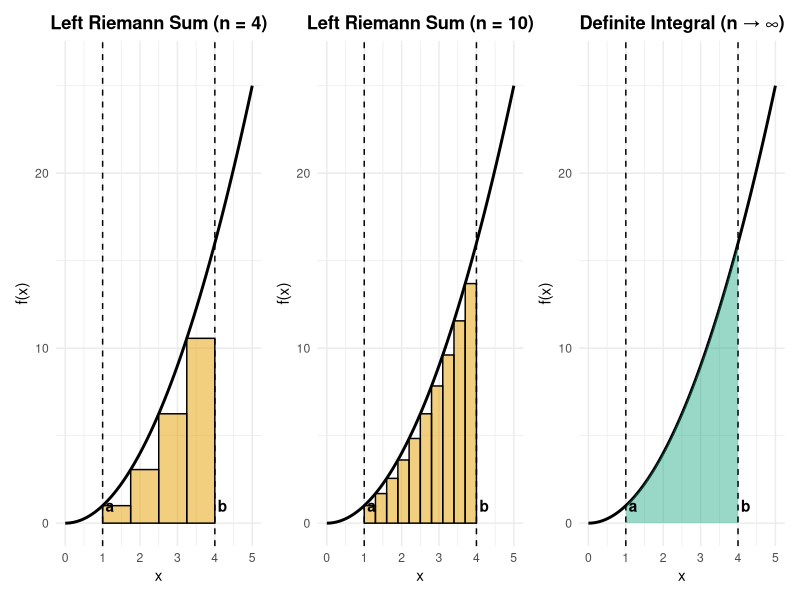
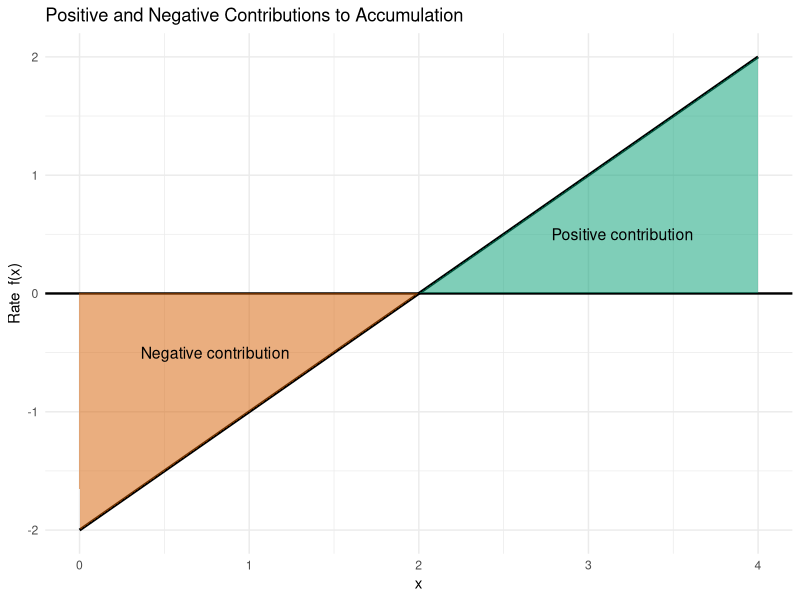
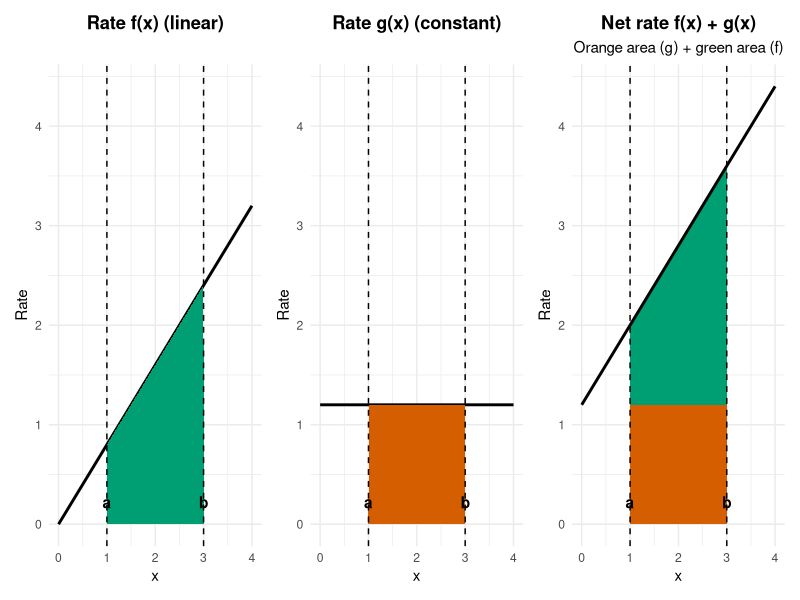
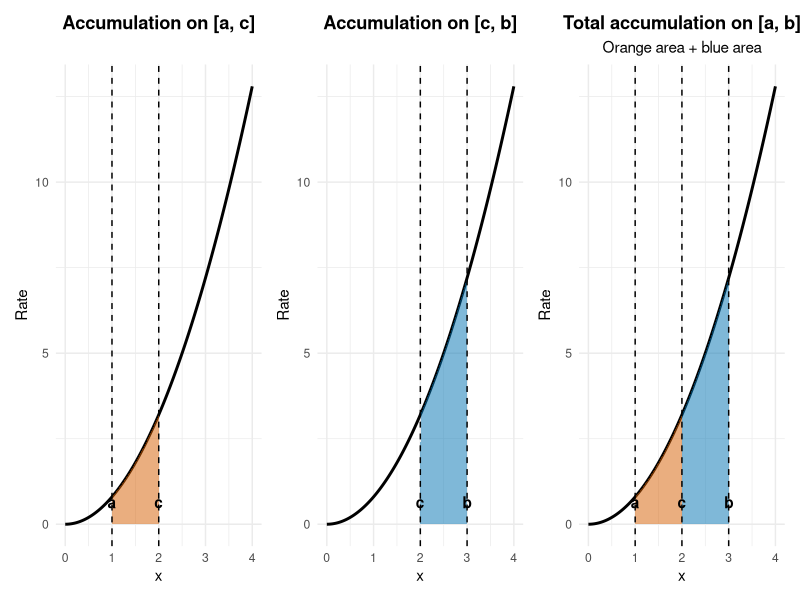
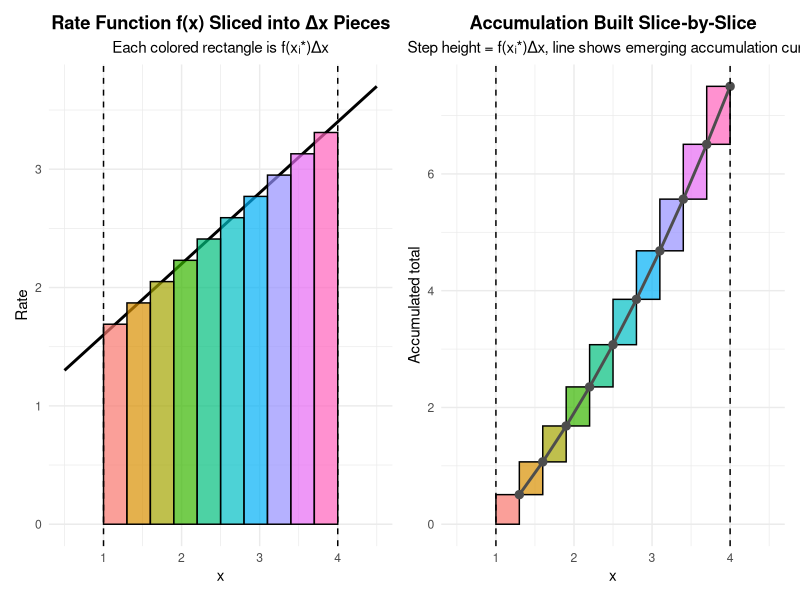
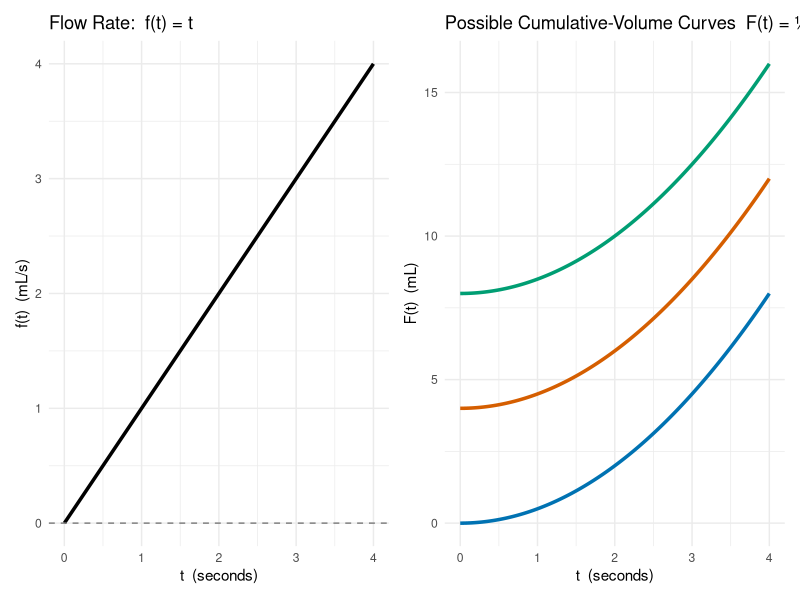
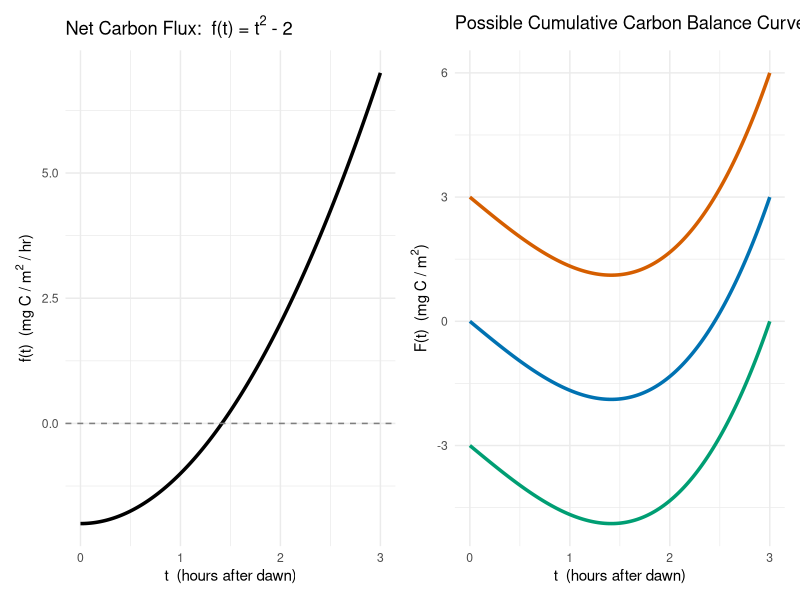
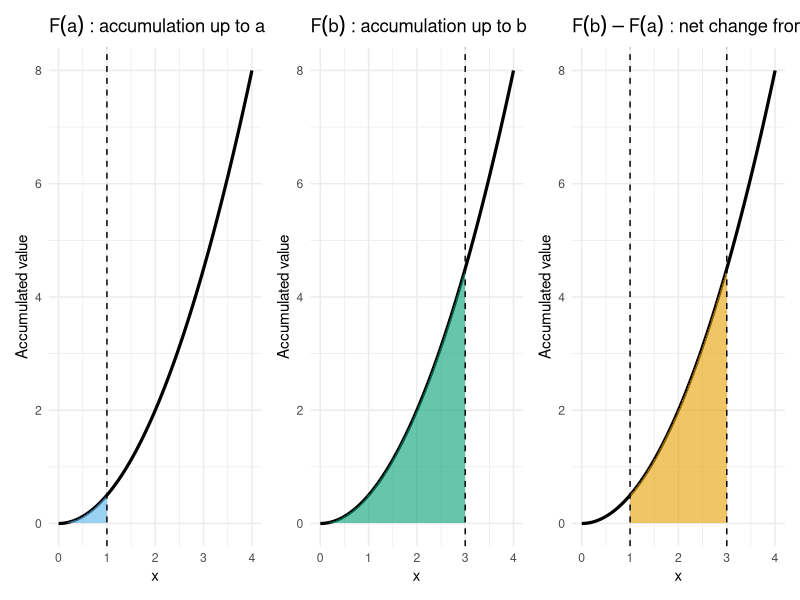

R code for these plots, in order:
## ---- chunk 1

library(ggplot2)
library(patchwork)

# Define the function
f <- function(x) x^2

# Accumulation interval
a <- 1
b <- 4

# Full plotting domain
x_plot <- seq(0, 5, length.out = 500)
curve_df <- data.frame(x = x_plot, y = f(x_plot))

# Helper function for left Riemann sum plots
make_left_plot <- function(n, title_text) {
  
  dx <- (b - a) / n
  x_left <- seq(a, b - dx, by = dx)
  
  rects <- data.frame(
    x0 = x_left,
    x1 = x_left + dx,
    height = f(x_left)
  )
  
  ggplot(curve_df, aes(x = x, y = y)) +
    geom_line(linewidth = 1) +
    geom_rect(
      data = rects,
      aes(xmin = x0, xmax = x1, ymin = 0, ymax = height),
      inherit.aes = FALSE,
      fill = "#E69F00",
      alpha = 0.5,
      color = "black"
    ) +
    geom_vline(xintercept = c(a, b), linetype = "dashed") +
    annotate("text", x = a+0.2, y = 1, label = "a", fontface = "bold") +
    annotate("text", x = b+0.2, y = 1, label = "b", fontface = "bold") +
    labs(
      title = title_text,
      x = "x",
      y = "f(x)"
    ) +
    coord_cartesian(xlim = c(0, 5),
                    ylim = c(0, max(curve_df$y) * 1.05)) +
    theme_minimal() +
    theme(
      plot.title = element_text(face = "bold", hjust = 0.5)
    )
}

# Panel 1: n = 4
p1 <- make_left_plot(4, "Left Riemann Sum (n = 4)")

# Panel 2: n = 10
p2 <- make_left_plot(10, "Left Riemann Sum (n = 10)")

# Panel 3: Definite integral (shade ONLY between a and b)
p3 <- ggplot(curve_df, aes(x = x, y = y)) +
  geom_line(linewidth = 1) +
  geom_area(
    data = subset(curve_df, x >= a & x <= b),
    aes(x = x, y = y),
    fill = "#009E73",
    alpha = 0.4
  ) +
  geom_vline(xintercept = c(a, b), linetype = "dashed") +
  annotate("text", x = a+.2, y = 1, label = "a", fontface = "bold") +
  annotate("text", x = b+.2, y = 1, label = "b", fontface = "bold") +
  labs(
    title = "Definite Integral (n → ∞)",
    x = "x",
    y = "f(x)"
  ) +
  coord_cartesian(xlim = c(0, 5),
                  ylim = c(0, max(curve_df$y) * 1.05)) +
  theme_minimal() +
  theme(
    plot.title = element_text(face = "bold", hjust = 0.5)
  )

# Combine panels
p1 | p2 | p3

## ---- chunk 2

library(ggplot2)

# Function
f_fun <- function(x) x - 2

# Interval
a <- 0
b <- 4

# Curve
x_vals <- seq(a, b, length.out = 400)
df <- data.frame(x = x_vals, y = f_fun(x_vals))

# Positive and negative regions
df_pos <- subset(df, y >= 0)
df_neg <- subset(df, y < 0)

ggplot(df, aes(x = x, y = y)) +
  geom_hline(yintercept = 0, linewidth = 0.8) +
  geom_line(linewidth = 1) +
  geom_area(
    data = df_pos,
    aes(x = x, y = y),
    fill = "#009E73",
    alpha = 0.5
  ) +
  geom_area(
    data = df_neg,
    aes(x = x, y = y),
    fill = "#D55E00",
    alpha = 0.5
  ) +
  annotate("text", x = 0.8, y = -0.5, label = "Negative contribution", size = 4) +
  annotate("text", x = 3.2, y = 0.5, label = "Positive contribution", size = 4) +
  labs(
    title = "Positive and Negative Contributions to Accumulation",
    x = "x",
    y = "Rate  f(x)"
  ) +
  theme_minimal()

## ---- chunk 3

library(ggplot2)
library(patchwork)

# Define functions
f <- function(x) 0.8 * x
g <- function(x) 1.2

# Integration interval
a <- 1
b <- 3

# X domain
x_plot <- seq(0, 4, length.out = 500)

# Data
df_f <- data.frame(x = x_plot, y = f(x_plot))
df_g <- data.frame(x = x_plot, y = g(x_plot))
df_sum <- data.frame(
  x = x_plot,
  f = f(x_plot),
  g = g(x_plot),
  sum = f(x_plot) + g(x_plot)
)

# Common y-axis limit
y_max <- max(df_sum$sum)

# Panel 1: f(x)
p1 <- ggplot(df_f, aes(x = x, y = y)) +
  geom_line(linewidth = 1) +
  geom_area(
    data = subset(df_f, x >= a & x <= b),
    fill = "#009E73"
  ) +
  geom_vline(xintercept = c(a, b), linetype = "dashed") +
  scale_x_continuous(limits = c(0, 4)) +
  scale_y_continuous(limits = c(0, y_max)) +
  annotate("text", x = a, y = 0.05 * y_max, label = "a", fontface = "bold") +
  annotate("text", x = b, y = 0.05 * y_max, label = "b", fontface = "bold") +
  labs(title = "Rate f(x) (linear)", x = "x", y = "Rate") +
  theme_minimal() +
  theme(plot.title = element_text(face = "bold", hjust = 0.5))

# Panel 2: g(x)
p2 <- ggplot(df_g, aes(x = x, y = y)) +
  geom_line(linewidth = 1) +
  geom_area(
    data = subset(df_g, x >= a & x <= b),
    fill = "#D55E00"
  ) +
  geom_vline(xintercept = c(a, b), linetype = "dashed") +
  scale_x_continuous(limits = c(0, 4)) +
  scale_y_continuous(limits = c(0, y_max)) +
  annotate("text", x = a, y = 0.05 * y_max, label = "a", fontface = "bold") +
  annotate("text", x = b, y = 0.05 * y_max, label = "b", fontface = "bold") +
  labs(title = "Rate g(x) (constant)", x = "x", y = "Rate") +
  theme_minimal() +
  theme(plot.title = element_text(face = "bold", hjust = 0.5))

# Panel 3: f(x) + g(x) with visible stacking
p3 <- ggplot(df_sum, aes(x = x)) +
  # g(x): bottom layer
  geom_area(
    data = subset(df_sum, x >= a & x <= b),
    aes(y = g),
    fill = "#D55E00"
  ) +
  # f(x): stacked on top of g(x)
  geom_ribbon(
    data = subset(df_sum, x >= a & x <= b),
    aes(ymin = g, ymax = g + f),
    fill = "#009E73"
  ) +
  geom_line(aes(y = sum), linewidth = 1, color = "black") +
  geom_vline(xintercept = c(a, b), linetype = "dashed") +
  scale_x_continuous(limits = c(0, 4)) +
  scale_y_continuous(limits = c(0, y_max)) +
  annotate("text", x = a, y = 0.05 * y_max, label = "a", fontface = "bold") +
  annotate("text", x = b, y = 0.05 * y_max, label = "b", fontface = "bold") +
  labs(
    title = "Net rate f(x) + g(x)",
    subtitle = "Orange area (g) + green area (f)",
    x = "x",
    y = "Rate"
  ) +
  theme_minimal() +
  theme(
    plot.title = element_text(face = "bold", hjust = 0.5),
    plot.subtitle = element_text(hjust = 0.5)
  )

# Combine panels
p1 | p2 | p3



## ---- chunk 4

library(ggplot2)
library(patchwork)

# Function
f <- function(x) 0.8 * x^2

# Interval endpoints
a <- 1
c <- 2
b <- 3

# Plot domain
x_plot <- seq(0, 4, length.out = 500)

# Data
df <- data.frame(x = x_plot, y = f(x_plot))

# Common y-axis limit
y_max <- max(df$y)

# Panel 1: Integral over [a, c]
p1 <- ggplot(df, aes(x = x, y = y)) +
  geom_line(linewidth = 1) +
  geom_area(
    data = subset(df, x >= a & x <= c),
    fill = "#D55E00",
    alpha = 0.5
  ) +
  geom_vline(xintercept = c(a, c), linetype = "dashed") +
  scale_x_continuous(limits = c(0, 4)) +
  scale_y_continuous(limits = c(0, y_max)) +
  annotate("text", x = a, y = 0.05 * y_max, label = "a", fontface = "bold") +
  annotate("text", x = c, y = 0.05 * y_max, label = "c", fontface = "bold") +
  labs(
    title = "Accumulation on [a, c]",
    x = "x",
    y = "Rate"
  ) +
  theme_minimal() +
  theme(plot.title = element_text(face = "bold", hjust = 0.5))

# Panel 2: Integral over [c, b]
p2 <- ggplot(df, aes(x = x, y = y)) +
  geom_line(linewidth = 1) +
  geom_area(
    data = subset(df, x >= c & x <= b),
    fill = "#0072B2",
    alpha = 0.5
  ) +
  geom_vline(xintercept = c(c, b), linetype = "dashed") +
  scale_x_continuous(limits = c(0, 4)) +
  scale_y_continuous(limits = c(0, y_max)) +
  annotate("text", x = c, y = 0.05 * y_max, label = "c", fontface = "bold") +
  annotate("text", x = b, y = 0.05 * y_max, label = "b", fontface = "bold") +
  labs(
    title = "Accumulation on [c, b]",
    x = "x",
    y = "Rate"
  ) +
  theme_minimal() +
  theme(plot.title = element_text(face = "bold", hjust = 0.5))

# Panel 3: Integral over [a, b] (combined colors)
p3 <- ggplot(df, aes(x = x, y = y)) +
  geom_line(linewidth = 1) +
  geom_area(
    data = subset(df, x >= a & x <= c),
    fill = "#D55E00",
    alpha = 0.5
  ) +
  geom_area(
    data = subset(df, x >= c & x <= b),
    fill = "#0072B2",
    alpha = 0.5
  ) +
  geom_vline(xintercept = c(a, c, b), linetype = "dashed") +
  scale_x_continuous(limits = c(0, 4)) +
  scale_y_continuous(limits = c(0, y_max)) +
  annotate("text", x = a, y = 0.05 * y_max, label = "a", fontface = "bold") +
  annotate("text", x = c, y = 0.05 * y_max, label = "c", fontface = "bold") +
  annotate("text", x = b, y = 0.05 * y_max, label = "b", fontface = "bold") +
  labs(
    title = "Total accumulation on [a, b]",
    subtitle = "Orange area + blue area",
    x = "x",
    y = "Rate"
  ) +
  theme_minimal() +
  theme(
    plot.title = element_text(face = "bold", hjust = 0.5),
    plot.subtitle = element_text(hjust = 0.5)
  )

# Combine panels
p1 | p2 | p3

## ---- chunk 5

library(ggplot2)
library(patchwork)
library(scales)

# Define the rate function
f <- function(x) 0.6 * x + 1

# Interval
a <- 1
b <- 4
n <- 10
dx <- (b - a) / n

# Partition
x_left  <- seq(a, b - dx, by = dx)
x_right <- x_left + dx
x_mid   <- (x_left + x_right) / 2

# Colors
slice_cols <- hue_pal()(n)

# ---------------- Panel 1: Rate with colored slices ----------------
curve_x <- seq(a - 0.5, b + 0.5, length.out = 500)
curve_df <- data.frame(x = curve_x, y = f(curve_x))

rect_df <- data.frame(
  x0 = x_left,
  x1 = x_right,
  height = f(x_mid),
  slice = factor(1:n)
)

p_rate <- ggplot(curve_df, aes(x = x, y = y)) +
  geom_line(linewidth = 1) +
  geom_rect(
    data = rect_df,
    aes(xmin = x0, xmax = x1, ymin = 0, ymax = height, fill = slice),
    inherit.aes = FALSE,
    color = "black",
    alpha = 0.7
  ) +
  geom_vline(xintercept = c(a, b), linetype = "dashed") +
  scale_fill_manual(values = slice_cols) +
  scale_x_continuous(limits = c(a - 0.5, b + 0.5)) +
  labs(
    title = "Rate Function f(x) Sliced into Δx Pieces",
    subtitle = "Each colored rectangle is f(xᵢ*)Δx",
    x = "x",
    y = "Rate"
  ) +
  theme_minimal() +
  theme(
    legend.position = "none",
    plot.title = element_text(face = "bold", hjust = 0.5),
    plot.subtitle = element_text(hjust = 0.5)
  )

# ---------------- Panel 2: Accumulation as step function ----------------
acc_df <- data.frame(
  slice = factor(1:n),
  x_left = x_left,
  x_right = x_right,
  x_mid = x_mid,
  contribution = f(x_mid) * dx,
  color = slice_cols
)

acc_df$A_top <- cumsum(acc_df$contribution)
acc_df$A_bottom <- c(0, head(acc_df$A_top, -1))

# Data for connecting tops
top_points <- data.frame(
  x = acc_df$x_right,
  y = acc_df$A_top
)

p_acc <- ggplot() +
  # Step rectangles
  geom_rect(
    data = acc_df,
    aes(
      xmin = x_left,
      xmax = x_right,
      ymin = A_bottom,
      ymax = A_top,
      fill = slice
    ),
    color = "black",
    alpha = 0.7
  ) +
  # Connect tops with a line
  geom_line(
    data = top_points,
    aes(x = x, y = y),
    linewidth = 1,
    color = "grey30"
  ) +
  geom_point(
    data = top_points,
    aes(x = x, y = y),
    size = 2.5,
    color = "grey30"
  ) +
  geom_vline(xintercept = c(a, b), linetype = "dashed") +
  scale_fill_manual(values = slice_cols) +
  scale_x_continuous(limits = c(a - 0.5, b + 0.5)) +
  labs(
    title = "Accumulation Built Slice-by-Slice",
    subtitle = "Step height = f(xᵢ*)Δx, line shows emerging accumulation curve",
    x = "x",
    y = "Accumulated total"
  ) +
  theme_minimal() +
  theme(
    legend.position = "none",
    plot.title = element_text(face = "bold", hjust = 0.5),
    plot.subtitle = element_text(hjust = 0.5)
  )

# Combine panels
p_rate | p_acc



## ---- chunk 6

library(ggplot2)
library(patchwork)

# Domain: time in seconds
t <- seq(0, 4, length.out = 400)

# Rate function: linear flow rate
f <- t

# Antiderivatives (cumulative volume) with different starting volumes
F0 <- 0.5 * t^2          # started timing at empty
F1 <- 0.5 * t^2 + 4      # 4 mL already passed before we started
F2 <- 0.5 * t^2 + 8      # 8 mL already passed before we started

# Data frames
df_rate <- data.frame(t = t, y = f)

df_anti <- data.frame(
  t = t,
  Base = F0,
  ShiftUp1 = F1,
  ShiftUp2 = F2
)

# Left panel: rate
p_rate <- ggplot(df_rate, aes(x = t, y = y)) +
  geom_line(linewidth = 1.2) +
  geom_hline(yintercept = 0, linetype = "dashed", color = "gray50") +
  labs(
    title = "Flow Rate:  f(t) = t",
    x = "t  (seconds)",
    y = "f(t)  (mL/s)"
  ) +
  theme_minimal()

# Right panel: antiderivatives (cumulative volume)
p_anti <- ggplot(df_anti, aes(x = t)) +
  geom_line(aes(y = Base),     linewidth = 1.2, color = "#0072B2") +
  geom_line(aes(y = ShiftUp1), linewidth = 1.2, color = "#D55E00") +
  geom_line(aes(y = ShiftUp2), linewidth = 1.2, color = "#009E73") +
  labs(
    title = "Possible Cumulative-Volume Curves  F(t) = ½t² + C",
    x = "t  (seconds)",
    y = "F(t)  (mL)"
  ) +
  theme_minimal()

# Combine panels
p_rate | p_anti

## ---- chunk 7

library(ggplot2)
library(patchwork)

# Domain: hours after dawn
t <- seq(0, 3, length.out = 400)

# Rate function: net carbon flux (mg C/m^2/hr)
f <- t^2 - 2

# Antiderivatives (cumulative carbon balance) with different starting values
F0 <- (1/3) * t^3 - 2 * t          # started at zero
F1 <- (1/3) * t^3 - 2 * t + 3      # offset upward
F2 <- (1/3) * t^3 - 2 * t - 3      # offset downward

# Data frames
df_rate <- data.frame(t = t, y = f)

df_anti <- data.frame(
  t = t,
  Base = F0,
  ShiftUp = F1,
  ShiftDown = F2
)

# Left panel: rate
p_rate <- ggplot(df_rate, aes(x = t, y = y)) +
  geom_line(linewidth = 1.2) +
  geom_hline(yintercept = 0, linetype = "dashed", color = "gray50") +
  labs(
    title = expression("Net Carbon Flux:  f(t) = t"^2*" - 2"),
    x = "t  (hours after dawn)",
    y = expression("f(t)  (mg C / m"^2*" / hr)")
  ) +
  theme_minimal()

# Right panel: antiderivatives (cumulative carbon balance)
p_anti <- ggplot(df_anti, aes(x = t)) +
  geom_line(aes(y = Base),      linewidth = 1.2, color = "#0072B2") +
  geom_line(aes(y = ShiftUp),   linewidth = 1.2, color = "#D55E00") +
  geom_line(aes(y = ShiftDown), linewidth = 1.2, color = "#009E73") +
  labs(
    title = "Possible Cumulative Carbon Balance Curves  F(t) = ⅓t³ - 2t + C",
    x = "t  (hours after dawn)",
    y = expression("F(t)  (mg C / m"^2*")")
  ) +
  theme_minimal()

# Combine panels
p_rate | p_anti

## ---- chunk 8

library(ggplot2)
library(patchwork)

# Define function and antiderivative
f <- function(x) x
F <- function(x) 0.5 * x^2

# Interval
a <- 1
b <- 3

# Domain
x <- seq(0, 4, length.out = 400)

df <- data.frame(
  x = x,
  rate = f(x),
  accumulation = F(x)
)

# Panel 1: Accumulation up to a
p1 <- ggplot(df, aes(x = x, y = accumulation)) +
  geom_line(linewidth = 1.1) +
  geom_area(
    data = subset(df, x <= a),
    aes(x = x, y = accumulation),
    fill = "#56B4E9",
    alpha = 0.6
  ) +
  geom_vline(xintercept = a, linetype = "dashed") +
  labs(
    title = expression(F(a)~": accumulation up to a"),
    x = "x",
    y = "Accumulated value"
  ) +
  theme_minimal()

# Panel 2: Accumulation up to b
p2 <- ggplot(df, aes(x = x, y = accumulation)) +
  geom_line(linewidth = 1.1) +
  geom_area(
    data = subset(df, x <= b),
    aes(x = x, y = accumulation),
    fill = "#009E73",
    alpha = 0.6
  ) +
  geom_vline(xintercept = b, linetype = "dashed") +
  labs(
    title = expression(F(b)~": accumulation up to b"),
    x = "x",
    y = "Accumulated value"
  ) +
  theme_minimal()

# Panel 3: Net change from a to b
p3 <- ggplot(df, aes(x = x, y = accumulation)) +
  geom_line(linewidth = 1.1) +
  geom_area(
    data = subset(df, x >= a & x <= b),
    aes(x = x, y = accumulation),
    fill = "#E69F00",
    alpha = 0.6
  ) +
  geom_vline(xintercept = c(a, b), linetype = "dashed") +
  labs(
    title = expression(F(b)-F(a)~": net change from a to b"),
    x = "x",
    y = "Accumulated value"
  ) +
  theme_minimal()

# Combine panels
p1 | p2 | p3
## ---- chunk 9

library(ggplot2)
library(patchwork)

# Define rate and antiderivative
f <- function(t) 3 * t^2        # rate (kg/hr)
F <- function(t) t^3            # accumulation (kg)

# Interval
a <- 1
b <- 4

# Domain for plotting
t <- seq(0, 4.5, length.out = 400)

df <- data.frame(
  t = t,
  rate = f(t),
  accumulation = F(t)
)

# Panel 1: Rate function with shaded area
p_rate <- ggplot(df, aes(x = t, y = rate)) +
  geom_line(linewidth = 1.2) +
  geom_area(
    data = subset(df, t >= a & t <= b),
    aes(x = t, y = rate),
    fill = "#56B4E9",
    alpha = 0.5
  ) +
  geom_vline(xintercept = c(a, b), linetype = "dashed") +
  labs(
    title = "Rate Function  f(t) = 3t²",
    x = "Time (hours)",
    y = "Rate (kg/hr)"
  ) +
  theme_minimal()

# Panel 2: Accumulation function with annotations and horizontal guides
p_acc <- ggplot(df, aes(x = t, y = accumulation)) +
  geom_line(linewidth = 1.2, color = "#009E73") +
  
  # Vertical guides
  geom_vline(xintercept = c(a, b), linetype = "dashed") +
  
  # Horizontal guides to y-axis
  geom_hline(yintercept = F(a), linetype = "dotted", color = "gray40") +
  geom_hline(yintercept = F(b), linetype = "dotted", color = "gray40") +
  
  # Points at a and b
  geom_point(aes(x = a, y = F(a)), size = 3) +
  geom_point(aes(x = b, y = F(b)), size = 3) +
  
  # Labels
  annotate(
    "text",
    x = 0,
    y = F(a)+5,
    label = expression(F(1))
  ) +
  annotate(
    "text",
    x = 0,
    y = F(b)+5,
    label = expression(F(4))
  ) +
  
  # Arrow showing difference
  annotate(
    "segment",
    x = b + 0.1,
    xend = b + 0.1,
    y = F(a),
    yend = F(b),
    arrow = arrow(length = unit(0.2, "cm"))
  ) +
  annotate(
    "text",
    x = 3,
    y = 10,
    label = expression(F(4) - F(1)),
    hjust = 0
  ) +
  
  labs(
    title = "Accumulation Function  F(t) = t³",
    x = "Time (hours)",
    y = "Accumulated Carbon (kg)"
  ) +
  theme_minimal()

# Combine panels
p_rate | p_acc
